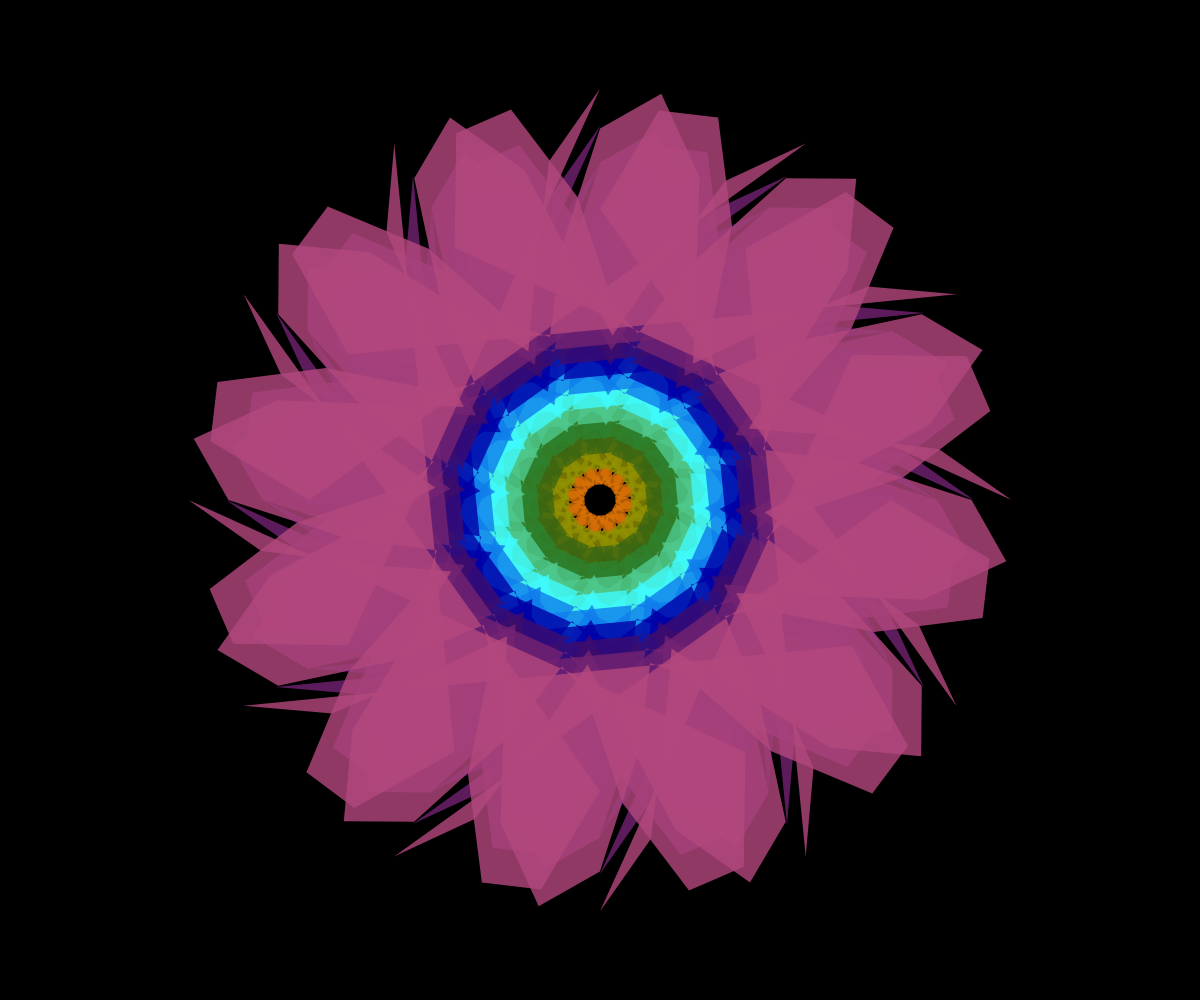
Frame 1 (no input)
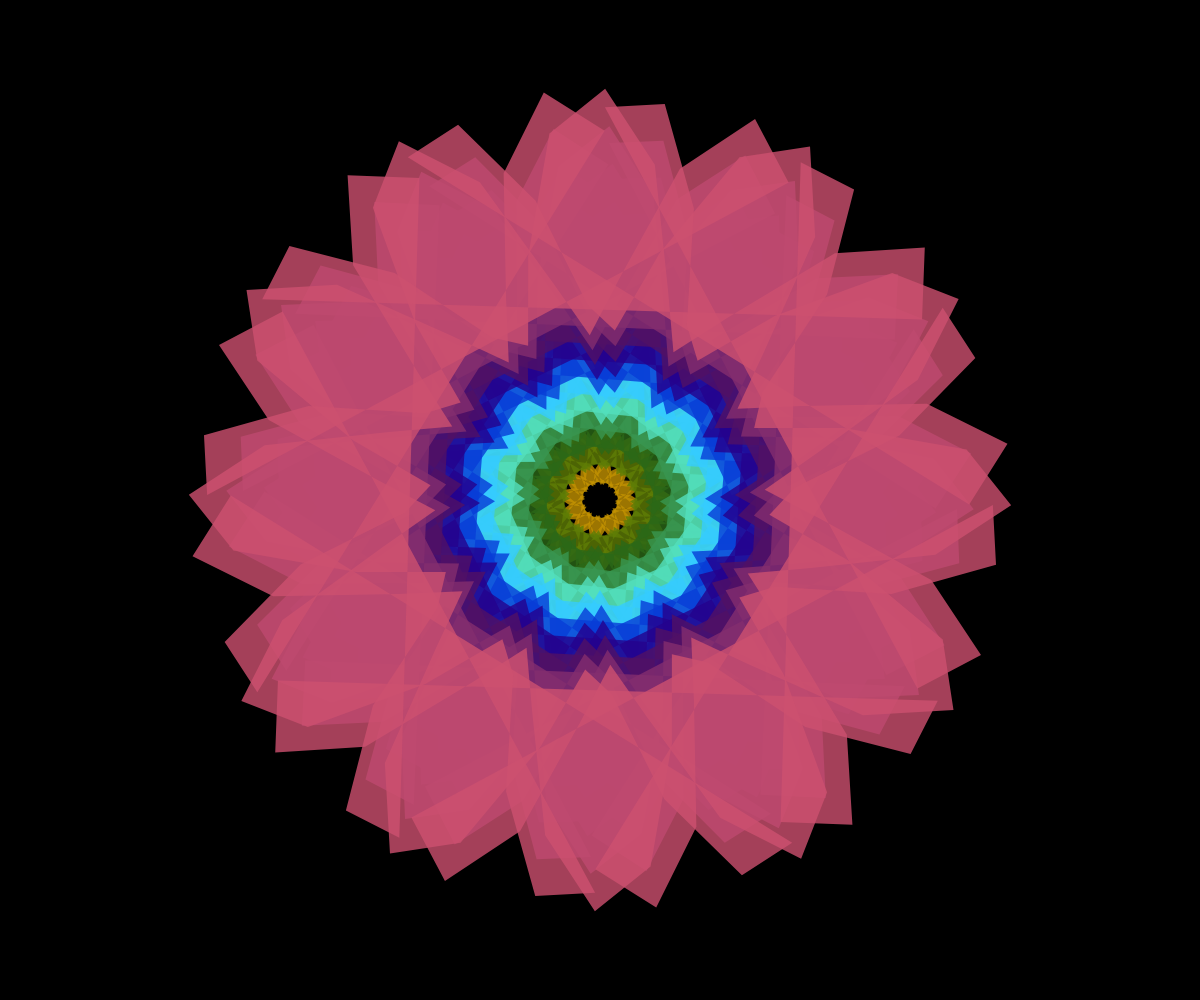
Frame 60 (no input)
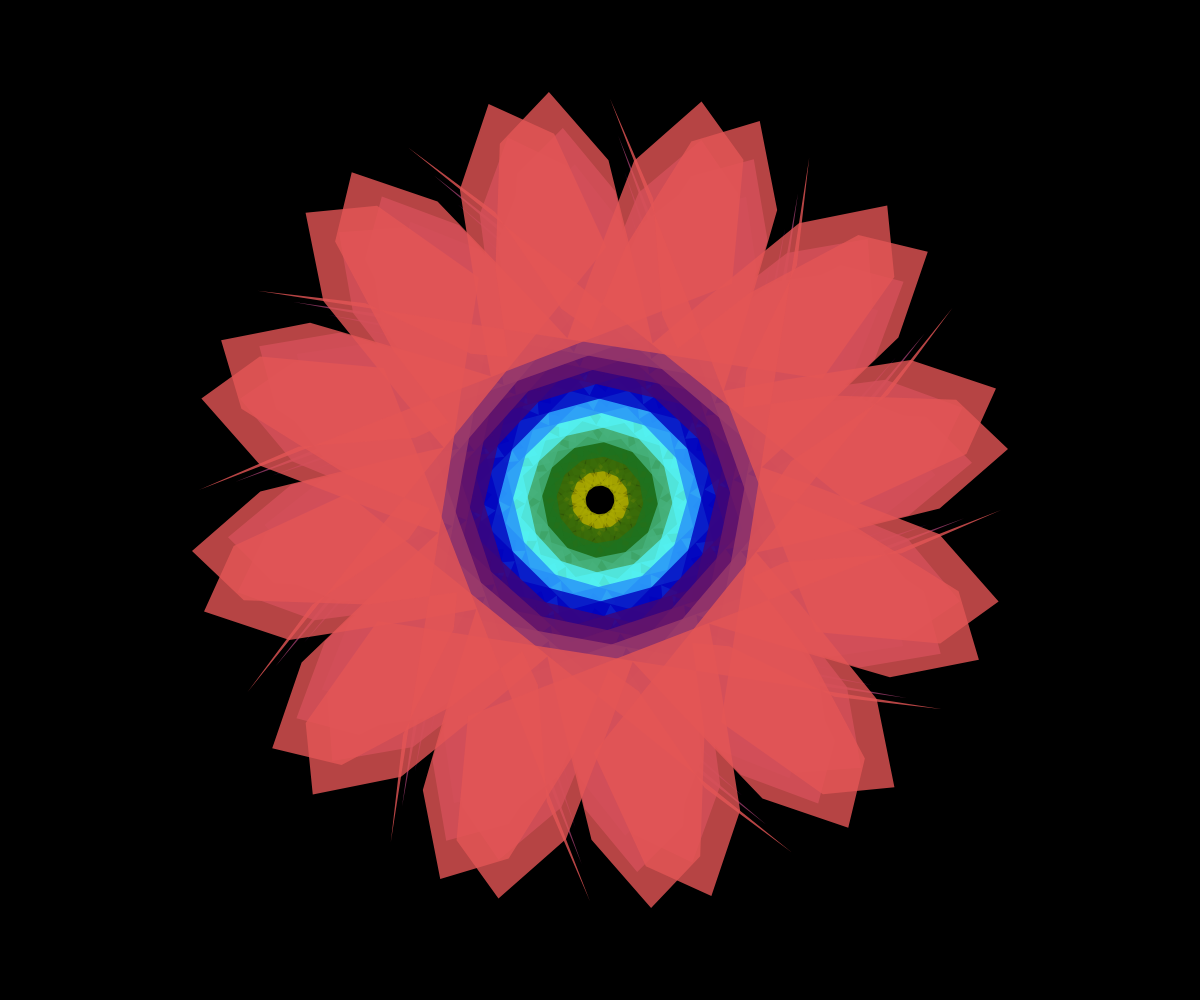
Frame 120 (the mouse pressed at the canvas centre since frame 60)

The p5.js sketch that drew these frames (run headless with seeded random() and noise() and a simulated clock; from frame 60 on, the mouse is pressed at the canvas centre):

// p5.js sketch
// ── sketch.js
function setup() {
  createCanvas(windowWidth, windowHeight);
  colorMode(HSB, 360, 100, 100, 1);
  noStroke();
}

function draw() {
  background(0, 0, 0, 1);
  
  const cx = width / 2;
  const cy = height / 2;
  const time = millis() * 0.0005;
  
  // Draw kaleidoscope pattern
  drawKaleidoscope(cx, cy, time);
}

function drawKaleidoscope(cx, cy, time) {
  const layers = 12;
  const radius = min(width, height) * 0.45;
  
  for (let layer = 0; layer < layers; layer++) {
    const layerRadius = radius * (layer / layers);
    const angleOffset = time * (1 - layer / layers) * 0.3;
    
    push();
    translate(cx, cy);
    
    // Create kaleidoscope effect with 12 segments
    for (let i = 0; i < 12; i++) {
      rotate(TWO_PI / 12);
      
      // Smooth color transition through sunset hues
      const hue = (time * 30 + layer * 30) % 360;
      const saturation = 80 + 20 * sin(time * 0.5 + layer);
      const brightness = 70 + 30 * cos(time * 0.7 + layer);
      
      fill(hue, saturation, brightness, 0.8);
      
      // Draw geometric segments with dynamic shapes
      beginShape();
      for (let j = 0; j < 15; j++) {
        const angle = map(j, 0, 14, 0, TWO_PI / 3);
        const r = layerRadius * (0.7 + 0.3 * sin(time * 2 + j));
        const x = cos(angle + angleOffset) * r;
        const y = sin(angle + angleOffset) * r;
        vertex(x, y);
      }
      endShape(CLOSE);
    }
    
    pop();
  }
}

function windowResized() {
  resizeCanvas(windowWidth, windowHeight);
}
